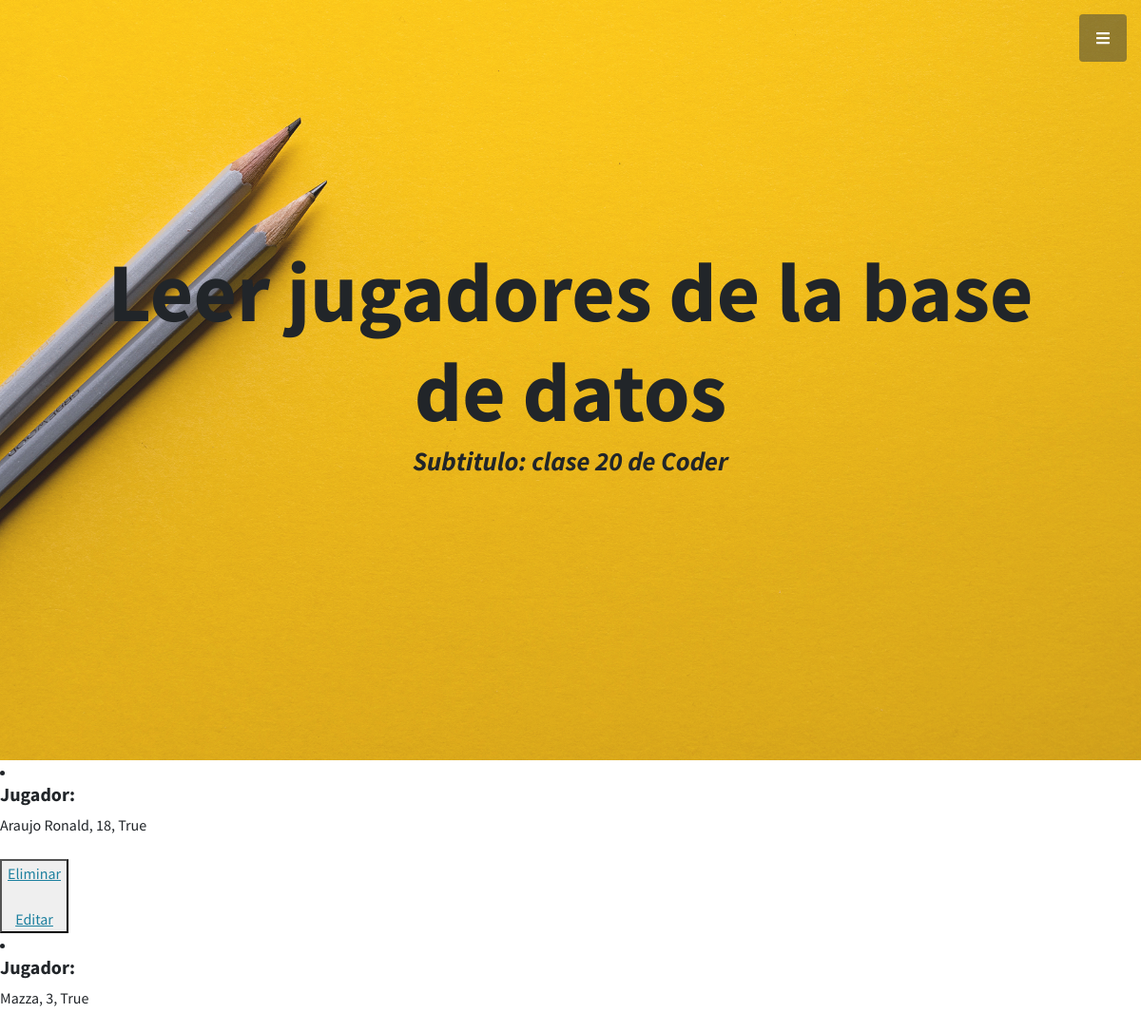
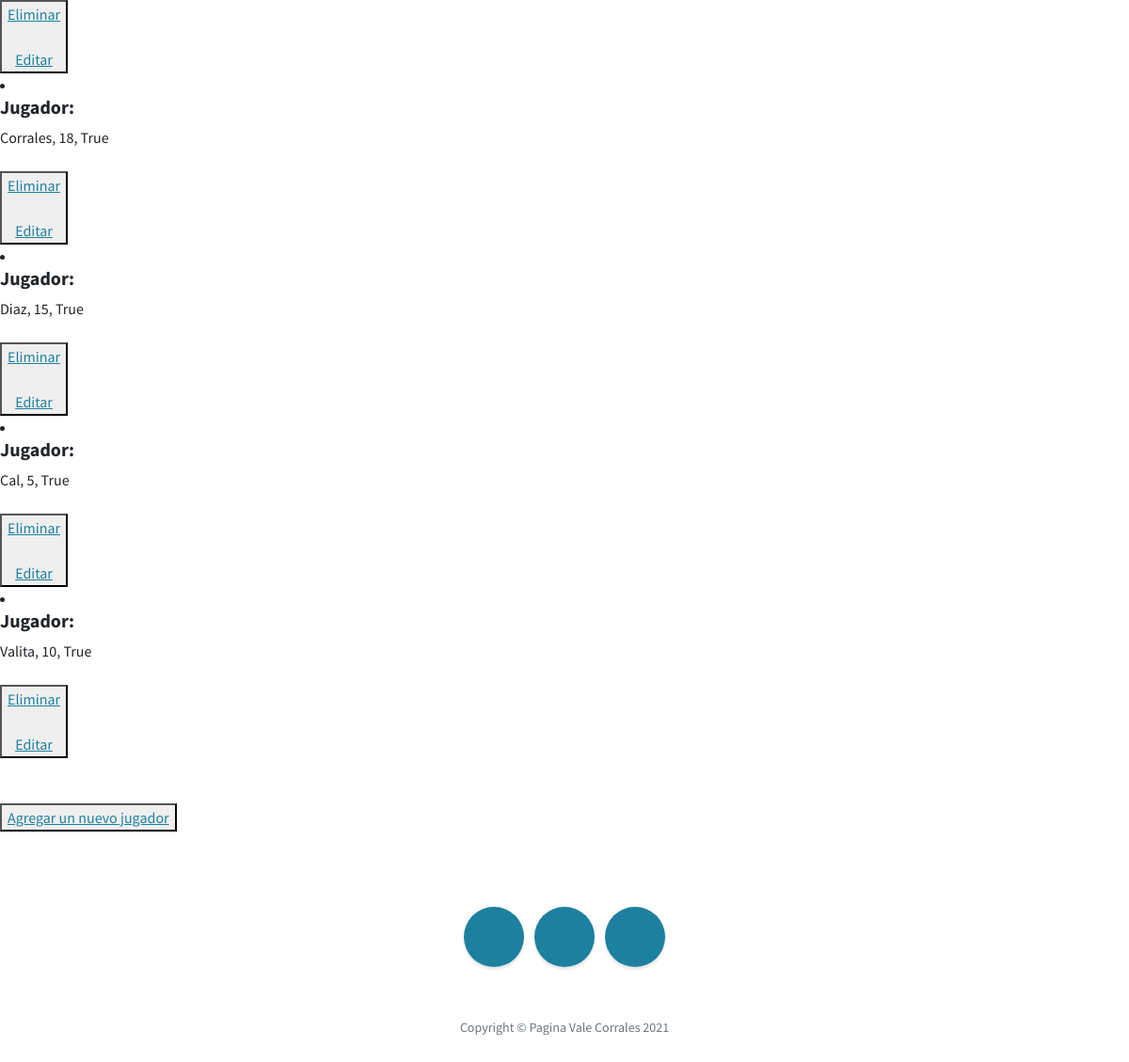
Screenshot of /AppCoder/leerJugadores/ (signed in) with the database file from the repository (2 pictures, top to bottom).
### AppCoder/models.py (models this page shows)
class Jugador(models.Model):
    apellido = models.CharField(max_length=40)
    numero = models.IntegerField(null=True)
    esBueno = models.BooleanField()
    def __str__(self) -> str:
        return f"{self.apellido}, {self.numero}, {self.esBueno}"

### AppCoder/views.py (the view)
# urls.py: path('leerJugadores/', views.leerJugadores, name='LeerJugadores'),
def leerJugadores(request):
    jugadores = Jugador.objects.all() #esto trae todo los jugadores de la base de datos
    dir = {"jugadores":jugadores} #contexto
    return render(request, "AppCoder/leerJugadores.html", dir)

### AppCoder/templates/AppCoder/leerJugadores.html (shortened to what this page needs)
{% extends "AppCoder/padre.html" %}
{% load static %}
    {% block contenido2 %}
    <h1 class="mb-1"> Leer jugadores de la base de datos </h1>
    {% endblock %}
    {% block contenido %}
        {% for j in jugadores %}
            <li> <h5>Jugador: </h5> {{ j }} </li>
            <br>
            <button>
            <a href="{% url 'EliminarJugador' j.apellido %}"> Eliminar </a>
            <br> </br>
            <a href="{% url 'EditarJugador' j.apellido %}"> Editar </a>
            </button>
        {% endfor %}
        <br>
        <br>
        <br>
        <button>
            <a href="{% url 'JugadorFormulario' %}"> Agregar un nuevo jugador </a>
        </button>
    {% endblock %}

### rows the page displays
Jugador: apellido+numero+esBueno "Araujo Ronald, 18, True"
Jugador: apellido+numero+esBueno "Mazza, 3, True"
Jugador: apellido+numero+esBueno "Corrales, 18, True"
Jugador: apellido+numero+esBueno "Diaz, 15, True"
Jugador: apellido+numero+esBueno "Cal, 5, True"
Jugador: apellido+numero+esBueno "Valita, 10, True"
